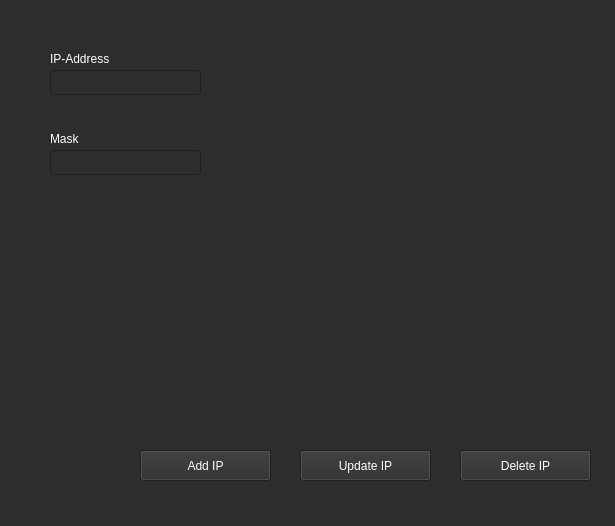
<?xml version="1.0" encoding="UTF-8"?>
<ui version="4.0">
 <class>Form</class>
 <widget class="QWidget" name="Form">
  <property name="geometry">
   <rect>
    <x>0</x>
    <y>0</y>
    <width>615</width>
    <height>526</height>
   </rect>
  </property>
  <property name="windowTitle">
   <string>Form</string>
  </property>
  <property name="styleSheet">
   <string notr="true">background-color: rgb(45, 45, 45);</string>
  </property>
  <widget class="QPushButton" name="btn_add_ip">
   <property name="geometry">
    <rect>
     <x>140</x>
     <y>450</y>
     <width>131</width>
     <height>31</height>
    </rect>
   </property>
   <property name="palette">
    <palette>
     <active>
      <colorrole role="Button">
       <brush brushstyle="SolidPattern">
        <color alpha="255">
         <red>45</red>
         <green>45</green>
         <blue>45</blue>
        </color>
       </brush>
      </colorrole>
      <colorrole role="ButtonText">
       <brush brushstyle="SolidPattern">
        <color alpha="255">
         <red>255</red>
         <green>255</green>
         <blue>255</blue>
        </color>
       </brush>
      </colorrole>
      <colorrole role="Base">
       <brush brushstyle="SolidPattern">
        <color alpha="255">
         <red>45</red>
         <green>45</green>
         <blue>45</blue>
        </color>
       </brush>
      </colorrole>
      <colorrole role="Window">
       <brush brushstyle="SolidPattern">
        <color alpha="255">
         <red>45</red>
         <green>45</green>
         <blue>45</blue>
        </color>
       </brush>
      </colorrole>
     </active>
     <inactive>
      <colorrole role="Button">
       <brush brushstyle="SolidPattern">
        <color alpha="255">
         <red>45</red>
         <green>45</green>
         <blue>45</blue>
        </color>
       </brush>
      </colorrole>
      <colorrole role="ButtonText">
       <brush brushstyle="SolidPattern">
        <color alpha="255">
         <red>255</red>
         <green>255</green>
         <blue>255</blue>
        </color>
       </brush>
      </colorrole>
      <colorrole role="Base">
       <brush brushstyle="SolidPattern">
        <color alpha="255">
         <red>45</red>
         <green>45</green>
         <blue>45</blue>
        </color>
       </brush>
      </colorrole>
      <colorrole role="Window">
       <brush brushstyle="SolidPattern">
        <color alpha="255">
         <red>45</red>
         <green>45</green>
         <blue>45</blue>
        </color>
       </brush>
      </colorrole>
     </inactive>
     <disabled>
      <colorrole role="Button">
       <brush brushstyle="SolidPattern">
        <color alpha="255">
         <red>45</red>
         <green>45</green>
         <blue>45</blue>
        </color>
       </brush>
      </colorrole>
      <colorrole role="ButtonText">
       <brush brushstyle="SolidPattern">
        <color alpha="255">
         <red>120</red>
         <green>120</green>
         <blue>120</blue>
        </color>
       </brush>
      </colorrole>
      <colorrole role="Base">
       <brush brushstyle="SolidPattern">
        <color alpha="255">
         <red>45</red>
         <green>45</green>
         <blue>45</blue>
        </color>
       </brush>
      </colorrole>
      <colorrole role="Window">
       <brush brushstyle="SolidPattern">
        <color alpha="255">
         <red>45</red>
         <green>45</green>
         <blue>45</blue>
        </color>
       </brush>
      </colorrole>
     </disabled>
    </palette>
   </property>
   <property name="text">
    <string>Add IP</string>
   </property>
  </widget>
  <widget class="QPushButton" name="btn_update_ip">
   <property name="geometry">
    <rect>
     <x>300</x>
     <y>450</y>
     <width>131</width>
     <height>31</height>
    </rect>
   </property>
   <property name="palette">
    <palette>
     <active>
      <colorrole role="Button">
       <brush brushstyle="SolidPattern">
        <color alpha="255">
         <red>45</red>
         <green>45</green>
         <blue>45</blue>
        </color>
       </brush>
      </colorrole>
      <colorrole role="ButtonText">
       <brush brushstyle="SolidPattern">
        <color alpha="255">
         <red>255</red>
         <green>255</green>
         <blue>255</blue>
        </color>
       </brush>
      </colorrole>
      <colorrole role="Base">
       <brush brushstyle="SolidPattern">
        <color alpha="255">
         <red>45</red>
         <green>45</green>
         <blue>45</blue>
        </color>
       </brush>
      </colorrole>
      <colorrole role="Window">
       <brush brushstyle="SolidPattern">
        <color alpha="255">
         <red>45</red>
         <green>45</green>
         <blue>45</blue>
        </color>
       </brush>
      </colorrole>
     </active>
     <inactive>
      <colorrole role="Button">
       <brush brushstyle="SolidPattern">
        <color alpha="255">
         <red>45</red>
         <green>45</green>
         <blue>45</blue>
        </color>
       </brush>
      </colorrole>
      <colorrole role="ButtonText">
       <brush brushstyle="SolidPattern">
        <color alpha="255">
         <red>255</red>
         <green>255</green>
         <blue>255</blue>
        </color>
       </brush>
      </colorrole>
      <colorrole role="Base">
       <brush brushstyle="SolidPattern">
        <color alpha="255">
         <red>45</red>
         <green>45</green>
         <blue>45</blue>
        </color>
       </brush>
      </colorrole>
      <colorrole role="Window">
       <brush brushstyle="SolidPattern">
        <color alpha="255">
         <red>45</red>
         <green>45</green>
         <blue>45</blue>
        </color>
       </brush>
      </colorrole>
     </inactive>
     <disabled>
      <colorrole role="Button">
       <brush brushstyle="SolidPattern">
        <color alpha="255">
         <red>45</red>
         <green>45</green>
         <blue>45</blue>
        </color>
       </brush>
      </colorrole>
      <colorrole role="ButtonText">
       <brush brushstyle="SolidPattern">
        <color alpha="255">
         <red>120</red>
         <green>120</green>
         <blue>120</blue>
        </color>
       </brush>
      </colorrole>
      <colorrole role="Base">
       <brush brushstyle="SolidPattern">
        <color alpha="255">
         <red>45</red>
         <green>45</green>
         <blue>45</blue>
        </color>
       </brush>
      </colorrole>
      <colorrole role="Window">
       <brush brushstyle="SolidPattern">
        <color alpha="255">
         <red>45</red>
         <green>45</green>
         <blue>45</blue>
        </color>
       </brush>
      </colorrole>
     </disabled>
    </palette>
   </property>
   <property name="text">
    <string>Update IP</string>
   </property>
  </widget>
  <widget class="QPushButton" name="btn_delete_ip">
   <property name="geometry">
    <rect>
     <x>460</x>
     <y>450</y>
     <width>131</width>
     <height>31</height>
    </rect>
   </property>
   <property name="palette">
    <palette>
     <active>
      <colorrole role="Button">
       <brush brushstyle="SolidPattern">
        <color alpha="255">
         <red>45</red>
         <green>45</green>
         <blue>45</blue>
        </color>
       </brush>
      </colorrole>
      <colorrole role="ButtonText">
       <brush brushstyle="SolidPattern">
        <color alpha="255">
         <red>255</red>
         <green>255</green>
         <blue>255</blue>
        </color>
       </brush>
      </colorrole>
      <colorrole role="Base">
       <brush brushstyle="SolidPattern">
        <color alpha="255">
         <red>45</red>
         <green>45</green>
         <blue>45</blue>
        </color>
       </brush>
      </colorrole>
      <colorrole role="Window">
       <brush brushstyle="SolidPattern">
        <color alpha="255">
         <red>45</red>
         <green>45</green>
         <blue>45</blue>
        </color>
       </brush>
      </colorrole>
     </active>
     <inactive>
      <colorrole role="Button">
       <brush brushstyle="SolidPattern">
        <color alpha="255">
         <red>45</red>
         <green>45</green>
         <blue>45</blue>
        </color>
       </brush>
      </colorrole>
      <colorrole role="ButtonText">
       <brush brushstyle="SolidPattern">
        <color alpha="255">
         <red>255</red>
         <green>255</green>
         <blue>255</blue>
        </color>
       </brush>
      </colorrole>
      <colorrole role="Base">
       <brush brushstyle="SolidPattern">
        <color alpha="255">
         <red>45</red>
         <green>45</green>
         <blue>45</blue>
        </color>
       </brush>
      </colorrole>
      <colorrole role="Window">
       <brush brushstyle="SolidPattern">
        <color alpha="255">
         <red>45</red>
         <green>45</green>
         <blue>45</blue>
        </color>
       </brush>
      </colorrole>
     </inactive>
     <disabled>
      <colorrole role="Button">
       <brush brushstyle="SolidPattern">
        <color alpha="255">
         <red>45</red>
         <green>45</green>
         <blue>45</blue>
        </color>
       </brush>
      </colorrole>
      <colorrole role="ButtonText">
       <brush brushstyle="SolidPattern">
        <color alpha="255">
         <red>120</red>
         <green>120</green>
         <blue>120</blue>
        </color>
       </brush>
      </colorrole>
      <colorrole role="Base">
       <brush brushstyle="SolidPattern">
        <color alpha="255">
         <red>45</red>
         <green>45</green>
         <blue>45</blue>
        </color>
       </brush>
      </colorrole>
      <colorrole role="Window">
       <brush brushstyle="SolidPattern">
        <color alpha="255">
         <red>45</red>
         <green>45</green>
         <blue>45</blue>
        </color>
       </brush>
      </colorrole>
     </disabled>
    </palette>
   </property>
   <property name="text">
    <string>Delete IP</string>
   </property>
  </widget>
  <widget class="QLabel" name="label">
   <property name="geometry">
    <rect>
     <x>50</x>
     <y>50</y>
     <width>81</width>
     <height>17</height>
    </rect>
   </property>
   <property name="palette">
    <palette>
     <active>
      <colorrole role="WindowText">
       <brush brushstyle="SolidPattern">
        <color alpha="255">
         <red>255</red>
         <green>255</green>
         <blue>255</blue>
        </color>
       </brush>
      </colorrole>
      <colorrole role="Button">
       <brush brushstyle="SolidPattern">
        <color alpha="255">
         <red>45</red>
         <green>45</green>
         <blue>45</blue>
        </color>
       </brush>
      </colorrole>
      <colorrole role="Text">
       <brush brushstyle="SolidPattern">
        <color alpha="255">
         <red>255</red>
         <green>255</green>
         <blue>255</blue>
        </color>
       </brush>
      </colorrole>
      <colorrole role="ButtonText">
       <brush brushstyle="SolidPattern">
        <color alpha="255">
         <red>255</red>
         <green>255</green>
         <blue>255</blue>
        </color>
       </brush>
      </colorrole>
      <colorrole role="Base">
       <brush brushstyle="SolidPattern">
        <color alpha="255">
         <red>45</red>
         <green>45</green>
         <blue>45</blue>
        </color>
       </brush>
      </colorrole>
      <colorrole role="Window">
       <brush brushstyle="SolidPattern">
        <color alpha="255">
         <red>45</red>
         <green>45</green>
         <blue>45</blue>
        </color>
       </brush>
      </colorrole>
     </active>
     <inactive>
      <colorrole role="WindowText">
       <brush brushstyle="SolidPattern">
        <color alpha="255">
         <red>255</red>
         <green>255</green>
         <blue>255</blue>
        </color>
       </brush>
      </colorrole>
      <colorrole role="Button">
       <brush brushstyle="SolidPattern">
        <color alpha="255">
         <red>45</red>
         <green>45</green>
         <blue>45</blue>
        </color>
       </brush>
      </colorrole>
      <colorrole role="Text">
       <brush brushstyle="SolidPattern">
        <color alpha="255">
         <red>255</red>
         <green>255</green>
         <blue>255</blue>
        </color>
       </brush>
      </colorrole>
      <colorrole role="ButtonText">
       <brush brushstyle="SolidPattern">
        <color alpha="255">
         <red>255</red>
         <green>255</green>
         <blue>255</blue>
        </color>
       </brush>
      </colorrole>
      <colorrole role="Base">
       <brush brushstyle="SolidPattern">
        <color alpha="255">
         <red>45</red>
         <green>45</green>
         <blue>45</blue>
        </color>
       </brush>
      </colorrole>
      <colorrole role="Window">
       <brush brushstyle="SolidPattern">
        <color alpha="255">
         <red>45</red>
         <green>45</green>
         <blue>45</blue>
        </color>
       </brush>
      </colorrole>
     </inactive>
     <disabled>
      <colorrole role="WindowText">
       <brush brushstyle="SolidPattern">
        <color alpha="255">
         <red>120</red>
         <green>120</green>
         <blue>120</blue>
        </color>
       </brush>
      </colorrole>
      <colorrole role="Button">
       <brush brushstyle="SolidPattern">
        <color alpha="255">
         <red>45</red>
         <green>45</green>
         <blue>45</blue>
        </color>
       </brush>
      </colorrole>
      <colorrole role="Text">
       <brush brushstyle="SolidPattern">
        <color alpha="255">
         <red>120</red>
         <green>120</green>
         <blue>120</blue>
        </color>
       </brush>
      </colorrole>
      <colorrole role="ButtonText">
       <brush brushstyle="SolidPattern">
        <color alpha="255">
         <red>120</red>
         <green>120</green>
         <blue>120</blue>
        </color>
       </brush>
      </colorrole>
      <colorrole role="Base">
       <brush brushstyle="SolidPattern">
        <color alpha="255">
         <red>45</red>
         <green>45</green>
         <blue>45</blue>
        </color>
       </brush>
      </colorrole>
      <colorrole role="Window">
       <brush brushstyle="SolidPattern">
        <color alpha="255">
         <red>45</red>
         <green>45</green>
         <blue>45</blue>
        </color>
       </brush>
      </colorrole>
     </disabled>
    </palette>
   </property>
   <property name="text">
    <string>IP-Address</string>
   </property>
  </widget>
  <widget class="QLineEdit" name="lineEdit">
   <property name="enabled">
    <bool>true</bool>
   </property>
   <property name="geometry">
    <rect>
     <x>50</x>
     <y>70</y>
     <width>151</width>
     <height>25</height>
    </rect>
   </property>
   <property name="palette">
    <palette>
     <active>
      <colorrole role="WindowText">
       <brush brushstyle="SolidPattern">
        <color alpha="255">
         <red>255</red>
         <green>255</green>
         <blue>255</blue>
        </color>
       </brush>
      </colorrole>
      <colorrole role="Button">
       <brush brushstyle="SolidPattern">
        <color alpha="255">
         <red>45</red>
         <green>45</green>
         <blue>45</blue>
        </color>
       </brush>
      </colorrole>
      <colorrole role="Text">
       <brush brushstyle="SolidPattern">
        <color alpha="255">
         <red>255</red>
         <green>255</green>
         <blue>255</blue>
        </color>
       </brush>
      </colorrole>
      <colorrole role="ButtonText">
       <brush brushstyle="SolidPattern">
        <color alpha="255">
         <red>255</red>
         <green>255</green>
         <blue>255</blue>
        </color>
       </brush>
      </colorrole>
      <colorrole role="Base">
       <brush brushstyle="SolidPattern">
        <color alpha="255">
         <red>45</red>
         <green>45</green>
         <blue>45</blue>
        </color>
       </brush>
      </colorrole>
      <colorrole role="Window">
       <brush brushstyle="SolidPattern">
        <color alpha="255">
         <red>45</red>
         <green>45</green>
         <blue>45</blue>
        </color>
       </brush>
      </colorrole>
     </active>
     <inactive>
      <colorrole role="WindowText">
       <brush brushstyle="SolidPattern">
        <color alpha="255">
         <red>255</red>
         <green>255</green>
         <blue>255</blue>
        </color>
       </brush>
      </colorrole>
      <colorrole role="Button">
       <brush brushstyle="SolidPattern">
        <color alpha="255">
         <red>45</red>
         <green>45</green>
         <blue>45</blue>
        </color>
       </brush>
      </colorrole>
      <colorrole role="Text">
       <brush brushstyle="SolidPattern">
        <color alpha="255">
         <red>255</red>
         <green>255</green>
         <blue>255</blue>
        </color>
       </brush>
      </colorrole>
      <colorrole role="ButtonText">
       <brush brushstyle="SolidPattern">
        <color alpha="255">
         <red>255</red>
         <green>255</green>
         <blue>255</blue>
        </color>
       </brush>
      </colorrole>
      <colorrole role="Base">
       <brush brushstyle="SolidPattern">
        <color alpha="255">
         <red>45</red>
         <green>45</green>
         <blue>45</blue>
        </color>
       </brush>
      </colorrole>
      <colorrole role="Window">
       <brush brushstyle="SolidPattern">
        <color alpha="255">
         <red>45</red>
         <green>45</green>
         <blue>45</blue>
        </color>
       </brush>
      </colorrole>
     </inactive>
     <disabled>
      <colorrole role="WindowText">
       <brush brushstyle="SolidPattern">
        <color alpha="255">
         <red>120</red>
         <green>120</green>
         <blue>120</blue>
        </color>
       </brush>
      </colorrole>
      <colorrole role="Button">
       <brush brushstyle="SolidPattern">
        <color alpha="255">
         <red>45</red>
         <green>45</green>
         <blue>45</blue>
        </color>
       </brush>
      </colorrole>
      <colorrole role="Text">
       <brush brushstyle="SolidPattern">
        <color alpha="255">
         <red>120</red>
         <green>120</green>
         <blue>120</blue>
        </color>
       </brush>
      </colorrole>
      <colorrole role="ButtonText">
       <brush brushstyle="SolidPattern">
        <color alpha="255">
         <red>120</red>
         <green>120</green>
         <blue>120</blue>
        </color>
       </brush>
      </colorrole>
      <colorrole role="Base">
       <brush brushstyle="SolidPattern">
        <color alpha="255">
         <red>45</red>
         <green>45</green>
         <blue>45</blue>
        </color>
       </brush>
      </colorrole>
      <colorrole role="Window">
       <brush brushstyle="SolidPattern">
        <color alpha="255">
         <red>45</red>
         <green>45</green>
         <blue>45</blue>
        </color>
       </brush>
      </colorrole>
     </disabled>
    </palette>
   </property>
   <property name="mouseTracking">
    <bool>false</bool>
   </property>
   <property name="focusPolicy">
    <enum>Qt::ClickFocus</enum>
   </property>
  </widget>
  <widget class="QLabel" name="label_3">
   <property name="geometry">
    <rect>
     <x>50</x>
     <y>130</y>
     <width>61</width>
     <height>17</height>
    </rect>
   </property>
   <property name="palette">
    <palette>
     <active>
      <colorrole role="WindowText">
       <brush brushstyle="SolidPattern">
        <color alpha="255">
         <red>255</red>
         <green>255</green>
         <blue>255</blue>
        </color>
       </brush>
      </colorrole>
      <colorrole role="Button">
       <brush brushstyle="SolidPattern">
        <color alpha="255">
         <red>45</red>
         <green>45</green>
         <blue>45</blue>
        </color>
       </brush>
      </colorrole>
      <colorrole role="Text">
       <brush brushstyle="SolidPattern">
        <color alpha="255">
         <red>255</red>
         <green>255</green>
         <blue>255</blue>
        </color>
       </brush>
      </colorrole>
      <colorrole role="ButtonText">
       <brush brushstyle="SolidPattern">
        <color alpha="255">
         <red>255</red>
         <green>255</green>
         <blue>255</blue>
        </color>
       </brush>
      </colorrole>
      <colorrole role="Base">
       <brush brushstyle="SolidPattern">
        <color alpha="255">
         <red>45</red>
         <green>45</green>
         <blue>45</blue>
        </color>
       </brush>
      </colorrole>
      <colorrole role="Window">
       <brush brushstyle="SolidPattern">
        <color alpha="255">
         <red>45</red>
         <green>45</green>
         <blue>45</blue>
        </color>
       </brush>
      </colorrole>
     </active>
     <inactive>
      <colorrole role="WindowText">
       <brush brushstyle="SolidPattern">
        <color alpha="255">
         <red>255</red>
         <green>255</green>
         <blue>255</blue>
        </color>
       </brush>
      </colorrole>
      <colorrole role="Button">
       <brush brushstyle="SolidPattern">
        <color alpha="255">
         <red>45</red>
         <green>45</green>
         <blue>45</blue>
        </color>
       </brush>
      </colorrole>
      <colorrole role="Text">
       <brush brushstyle="SolidPattern">
        <color alpha="255">
         <red>255</red>
         <green>255</green>
         <blue>255</blue>
        </color>
       </brush>
      </colorrole>
      <colorrole role="ButtonText">
       <brush brushstyle="SolidPattern">
        <color alpha="255">
         <red>255</red>
         <green>255</green>
         <blue>255</blue>
        </color>
       </brush>
      </colorrole>
      <colorrole role="Base">
       <brush brushstyle="SolidPattern">
        <color alpha="255">
         <red>45</red>
         <green>45</green>
         <blue>45</blue>
        </color>
       </brush>
      </colorrole>
      <colorrole role="Window">
       <brush brushstyle="SolidPattern">
        <color alpha="255">
         <red>45</red>
         <green>45</green>
         <blue>45</blue>
        </color>
       </brush>
      </colorrole>
     </inactive>
     <disabled>
      <colorrole role="WindowText">
       <brush brushstyle="SolidPattern">
        <color alpha="255">
         <red>120</red>
         <green>120</green>
         <blue>120</blue>
        </color>
       </brush>
      </colorrole>
      <colorrole role="Button">
       <brush brushstyle="SolidPattern">
        <color alpha="255">
         <red>45</red>
         <green>45</green>
         <blue>45</blue>
        </color>
       </brush>
      </colorrole>
      <colorrole role="Text">
       <brush brushstyle="SolidPattern">
        <color alpha="255">
         <red>120</red>
         <green>120</green>
         <blue>120</blue>
        </color>
       </brush>
      </colorrole>
      <colorrole role="ButtonText">
       <brush brushstyle="SolidPattern">
        <color alpha="255">
         <red>120</red>
         <green>120</green>
         <blue>120</blue>
        </color>
       </brush>
      </colorrole>
      <colorrole role="Base">
       <brush brushstyle="SolidPattern">
        <color alpha="255">
         <red>45</red>
         <green>45</green>
         <blue>45</blue>
        </color>
       </brush>
      </colorrole>
      <colorrole role="Window">
       <brush brushstyle="SolidPattern">
        <color alpha="255">
         <red>45</red>
         <green>45</green>
         <blue>45</blue>
        </color>
       </brush>
      </colorrole>
     </disabled>
    </palette>
   </property>
   <property name="text">
    <string>Mask</string>
   </property>
  </widget>
  <widget class="QLineEdit" name="lineEdit_3">
   <property name="enabled">
    <bool>true</bool>
   </property>
   <property name="geometry">
    <rect>
     <x>50</x>
     <y>150</y>
     <width>151</width>
     <height>25</height>
    </rect>
   </property>
   <property name="palette">
    <palette>
     <active>
      <colorrole role="WindowText">
       <brush brushstyle="SolidPattern">
        <color alpha="255">
         <red>255</red>
         <green>255</green>
         <blue>255</blue>
        </color>
       </brush>
      </colorrole>
      <colorrole role="Button">
       <brush brushstyle="SolidPattern">
        <color alpha="255">
         <red>45</red>
         <green>45</green>
         <blue>45</blue>
        </color>
       </brush>
      </colorrole>
      <colorrole role="Text">
       <brush brushstyle="SolidPattern">
        <color alpha="255">
         <red>255</red>
         <green>255</green>
         <blue>255</blue>
        </color>
       </brush>
      </colorrole>
      <colorrole role="ButtonText">
       <brush brushstyle="SolidPattern">
        <color alpha="255">
         <red>255</red>
         <green>255</green>
         <blue>255</blue>
        </color>
       </brush>
      </colorrole>
      <colorrole role="Base">
       <brush brushstyle="SolidPattern">
        <color alpha="255">
         <red>45</red>
         <green>45</green>
         <blue>45</blue>
        </color>
       </brush>
      </colorrole>
      <colorrole role="Window">
       <brush brushstyle="SolidPattern">
        <color alpha="255">
         <red>45</red>
         <green>45</green>
         <blue>45</blue>
        </color>
       </brush>
      </colorrole>
     </active>
     <inactive>
      <colorrole role="WindowText">
       <brush brushstyle="SolidPattern">
        <color alpha="255">
         <red>255</red>
         <green>255</green>
         <blue>255</blue>
        </color>
       </brush>
      </colorrole>
      <colorrole role="Button">
       <brush brushstyle="SolidPattern">
        <color alpha="255">
         <red>45</red>
         <green>45</green>
         <blue>45</blue>
        </color>
       </brush>
      </colorrole>
      <colorrole role="Text">
       <brush brushstyle="SolidPattern">
        <color alpha="255">
         <red>255</red>
         <green>255</green>
         <blue>255</blue>
        </color>
       </brush>
      </colorrole>
      <colorrole role="ButtonText">
       <brush brushstyle="SolidPattern">
        <color alpha="255">
         <red>255</red>
         <green>255</green>
         <blue>255</blue>
        </color>
       </brush>
      </colorrole>
      <colorrole role="Base">
       <brush brushstyle="SolidPattern">
        <color alpha="255">
         <red>45</red>
         <green>45</green>
         <blue>45</blue>
        </color>
       </brush>
      </colorrole>
      <colorrole role="Window">
       <brush brushstyle="SolidPattern">
        <color alpha="255">
         <red>45</red>
         <green>45</green>
         <blue>45</blue>
        </color>
       </brush>
      </colorrole>
     </inactive>
     <disabled>
      <colorrole role="WindowText">
       <brush brushstyle="SolidPattern">
        <color alpha="255">
         <red>120</red>
         <green>120</green>
         <blue>120</blue>
        </color>
       </brush>
      </colorrole>
      <colorrole role="Button">
       <brush brushstyle="SolidPattern">
        <color alpha="255">
         <red>45</red>
         <green>45</green>
         <blue>45</blue>
        </color>
       </brush>
      </colorrole>
      <colorrole role="Text">
       <brush brushstyle="SolidPattern">
        <color alpha="255">
         <red>120</red>
         <green>120</green>
         <blue>120</blue>
        </color>
       </brush>
      </colorrole>
      <colorrole role="ButtonText">
       <brush brushstyle="SolidPattern">
        <color alpha="255">
         <red>120</red>
         <green>120</green>
         <blue>120</blue>
        </color>
       </brush>
      </colorrole>
      <colorrole role="Base">
       <brush brushstyle="SolidPattern">
        <color alpha="255">
         <red>45</red>
         <green>45</green>
         <blue>45</blue>
        </color>
       </brush>
      </colorrole>
      <colorrole role="Window">
       <brush brushstyle="SolidPattern">
        <color alpha="255">
         <red>45</red>
         <green>45</green>
         <blue>45</blue>
        </color>
       </brush>
      </colorrole>
     </disabled>
    </palette>
   </property>
   <property name="mouseTracking">
    <bool>false</bool>
   </property>
   <property name="focusPolicy">
    <enum>Qt::ClickFocus</enum>
   </property>
  </widget>
 </widget>
 <resources/>
 <connections/>
</ui>
